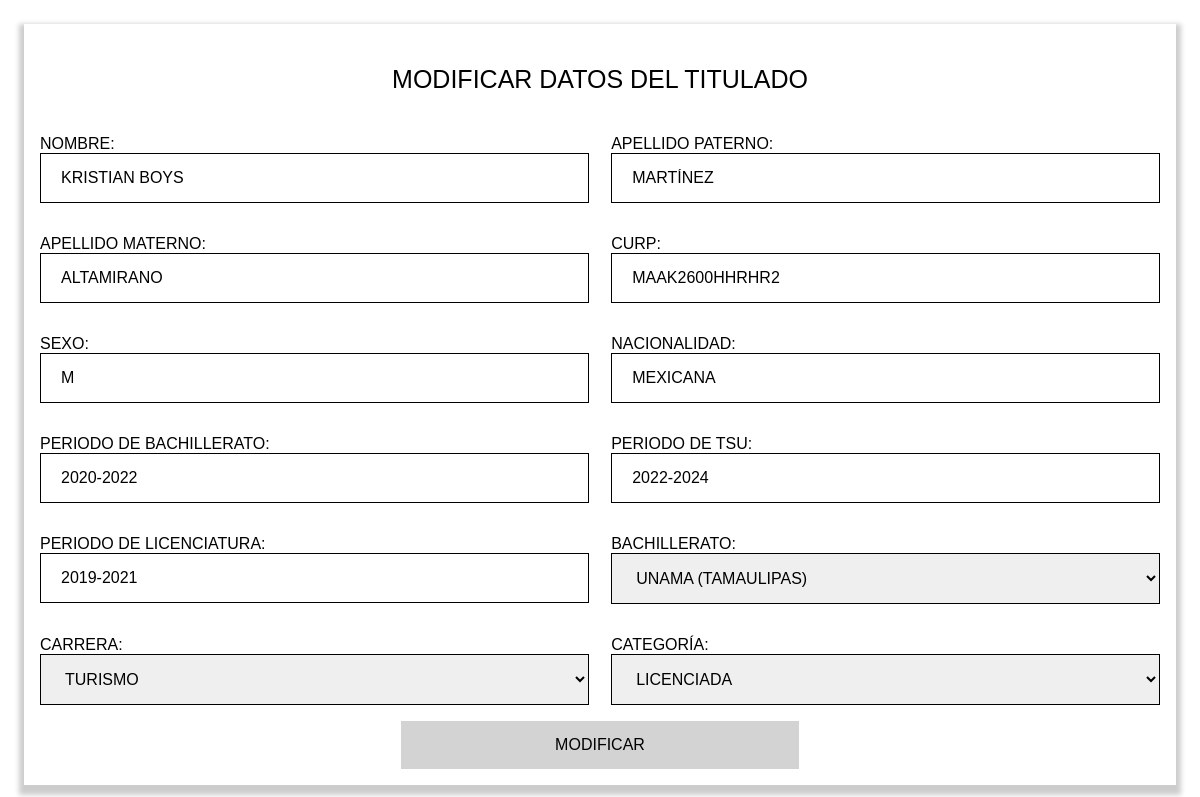
Screenshot of /pagina/titulos/editar_titulado.php?pk_titulado=12 with the database file from the repository.
### tables this page shows
CREATE TABLE `titulado` (
  `pk_titulado` smallint(6) NOT NULL,
  `nombre` varchar(30) DEFAULT NULL,
  `ap` varchar(25) DEFAULT NULL,
  `am` varchar(25) DEFAULT NULL,
  `nacionalidad` varchar(30) DEFAULT NULL,
  `curp` varchar(22) DEFAULT NULL,
  `sexo` char(1) DEFAULT NULL,
  `periodo_bachillerato` varchar(10) DEFAULT NULL,
  `periodo_tsu` varchar(50) DEFAULT NULL,
  `periodo_licenciatura` varchar(50) DEFAULT NULL,
  `lic_inst` varchar(45) DEFAULT NULL,
  `fk_bachillerato` smallint(6) DEFAULT NULL,
  `fk_carrera` smallint(6) DEFAULT NULL,
  `fk_categoria` smallint(6) DEFAULT NULL,
  `estatus` smallint(6) DEFAULT NULL,
  `fk_estado` smallint(6) DEFAULT NULL,
  `folio2` int(6) NOT NULL,
  `libro2` int(11) NOT NULL,
  `foja2` int(11) NOT NULL
);

### pagina/titulos/clases/clases_titulado.php (called while the page is built, shortened)
<?php
class Titulado{
	function __construct(){
		require_once("conexion.php");
		$this->conexion=new Conexion();
	}
	function buscarPorId($pk_titulado){
		$consulta="SELECT * FROM titulado WHERE pk_titulado='{$pk_titulado}'";
		$resultado=$this->conexion->returnConsulta($consulta);
		return $resultado;
	}
}
?>

### pagina/titulos/clases/conexion.php (called while the page is built, shortened)
<?php
class Conexion extends mysqli {
	function returnConsulta($consulta){
		$datos=$this->query($consulta);
		return $datos;
	}
}
 ?>

### pagina/titulos/clases/clases_bachillerato.php (called while the page is built, shortened)
<?php
class Bachillerato{
	function __construct(){
		require_once("conexion.php");
		$this->conexion=new Conexion();
	}
function mostrar(){
		$consulta="SELECT pk_bachillerato, CONCAT(nombre_bachillerato, ' (', nombre_estado, ')') AS 'bachillerato'
FROM bachillerato b INNER JOIN estado e ON b.fk_estado=e.pk_estado order by nombre_bachillerato ASC";
		$resultado=$this->conexion->returnConsulta($consulta);
		return $resultado;
	}
}
 ?>

### pagina/titulos/clases/clases_carrera.php (called while the page is built, shortened)
<?php
class Carrera {
	function __construct(){
		require_once("conexion.php");
		$this->conexion= new Conexion();
	}
	function mostrar(){
		$consulta="SELECT * FROM carrera WHERE estatus= 1 ORDER BY nombre_carrera ASC";
		$resultado=$this->conexion->returnConsulta($consulta);
		return $resultado;
	}
}
?>

### pagina/titulos/clases/clases_categoria.php (called while the page is built, shortened)
<?php
class Categoria {
	function __construct(){
		require_once("conexion.php");
		$this->conexion= new Conexion();
	}
	function mostrar(){
		$consulta="SELECT * FROM categoria";
		$resultado=$this->conexion->returnConsulta($consulta);
		return $resultado;
	}
}
?>

### pagina/titulos/editar_titulado.php (the view, shortened to what this page needs)
<?php
$pk_titulado=$_GET["pk_titulado"];
require_once("clases/clases_titulado.php");
$titulado=new Titulado();
$datos=$titulado->buscarPorId($pk_titulado);
while ($fila=mysqli_fetch_array($datos)){
require_once("clases/clases_carrera.php");
$carrera=new Carrera();
$registrosss=$carrera->mostrar();
?>
<?php
require_once("clases/clases_bachillerato.php");
$bachillerato=new Bachillerato();
$registross=$bachillerato->mostrar();
?>
<?php
require_once("clases/clases_categoria.php");
$categoria=new Categoria();
$registros=$categoria->mostrar();
?>
<!DOCTYPE html>
<html>
<head>
	<link rel="stylesheet" type="text/css" href="css/diseño.css">
</head>
<body align="">
<div class="contain">
<div class="wrapper">
<div class="form">
	<form  action="actualizar_titulado.php" method="POST" enctype="multipart/form-data">
		<h3>Modificar datos del Titulado</h3>
<p>
		<label> Nombre:	</label>
		<input value="<?=$fila['nombre']?>" type="text" name="nombre">
</p>
<p>
		<label>Apellido paterno:</label>
		<input value="<?=$fila['ap']?>" type="text" name="ap">
</p>
<p>
		<label>Apellido materno:	</label>
		<input value="<?=$fila['am']?>" type="text" name="am">
</p>
<p>
		<label>curp: 	</label>
		<input value="<?=$fila['curp']?>" type="text" name="curp">
</p>
<p>
		<label> Sexo: 	</label>
		<input value="<?=$fila['sexo']?>" type="text" name="sexo">
</p>
<p>
		<label>Nacionalidad:	</label>
		<input value="<?=$fila['nacionalidad']?>" type="text" name="nacionalidad">
</p>
<p>
		<label>Periodo de bachillerato: 	</label>
		<input value="<?=$fila['periodo_bachillerato']?>" type="text" name="periodo_bachillerato">
</p>
<p>
		<label>Periodo de tsu:	</label>
		<input value="<?=$fila['periodo_tsu']?>"  type="text" name="periodo_tsu">
</p>
<p>
		<label>Periodo de licenciatura:	</label>
		<input value="<?=$fila['periodo_licenciatura']?>" type="text" name="periodo_licenciatura">
</p>
<p>
	<label>Bachillerato:</label>
		<select name="fk_bachillerato">
			<?php
				while($fila=mysqli_fetch_array($registross)){
			?>
		<option selected="<?=$fila['pk_bachillerato']?>" value="<?=$fila['pk_bachillerato']?>"><?=$fila["bachillerato"]?></option>
			<?php
				}
			?>
		</select>
	</p>
	<p>
	<label>	Carrera:</label>
			<select name="fk_carrera">
			<?php
				while($fila=mysqli_fetch_array($registrosss)){
			?>
			<option selected="<?=$fila['pk_carrera']?>" value="<?=$fila['pk_carrera']?>"><?=$fila["nombre_carrera"]?></option>
			<?php
				}
			?>
		</select>
</p>
<p>
	<label>Categoría:	</label>
		<select name="fk_categoria">
			<?php
				while($fila=mysqli_fetch_array($registros)){
			?>
			<option selected="<?=$fila['pk_categoria']?>" value="<?=$fila['pk_categoria']?>"><?=$fila["nombre_cat"]?></option>
			<?php
				}
			?>
		</select>
	</p>
	<br>
	<br>
	<div align="center"><button type="submit" value="Guardar y Cambiar">Modificar	</button></div>
	</form>
		</div>
		</div>
		</div>
</body>
</html>
<?php
}
 ?>

### pagina/titulos/css/diseño.css (style rules this page uses)
* { box-sizing: border-box; font: 100% sans-serif; text-transform: uppercase; }
@media (min-width: 700px) { .wrapper { overflow: hidden; } }
@media (min-width: 700px) { .wrapper > * { float: left; padding: 2em 2em; } }
input { text-transform: uppercase; }
form p { float: left; width: 49%; }
form p:not(:nth-child(2n)) { margin-right: 2%; }
body { padding: 1rem; }
.wrapper { box-shadow: 0 5px 5px 5px rgba(0, 0, 0, 0.2); }
.wrapper > * { padding: 1em; }
.form { background: #fff; }
h3 { font: 25px sans-serif; display: block; text-align: center; }
button, input,select,option { padding: 15px 20px; }
button { background: lightgrey; border: 0; width: calc(40% - 50px); }
.contain { max-width: 1170px; margin-left: auto; margin-right: auto; padding: 1em; }
@media (min-width: 600px) { .contain { padding: 0; } }
input ,select,option { width: 100%; border: 1px solid #000; }

### rows the page displays
titulado: nombre "KRISTIAN BOYS", ap "MARTÍNEZ", am "ALTAMIRANO", curp "MAAK2600hHRHR2", sexo "M", nacionalidad "MEXICANA", periodo_bachillerato "2020-2022", periodo_tsu "2022-2024", periodo_licenciatura "2019-2021"

### other values shown
form field fk_bachillerato "UNAMA (TAMAULIPAS)"
form field fk_carrera "TURISMO"
form field fk_categoria "LICENCIADA"
